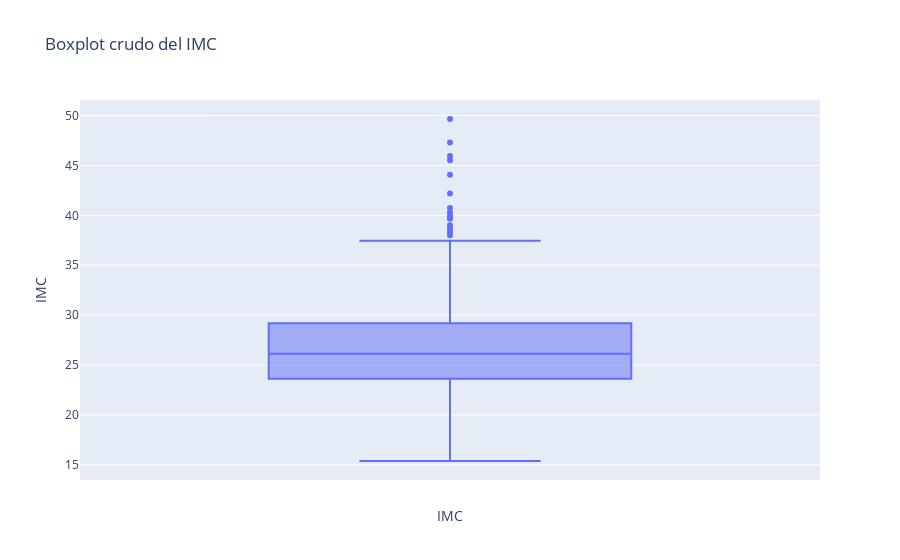
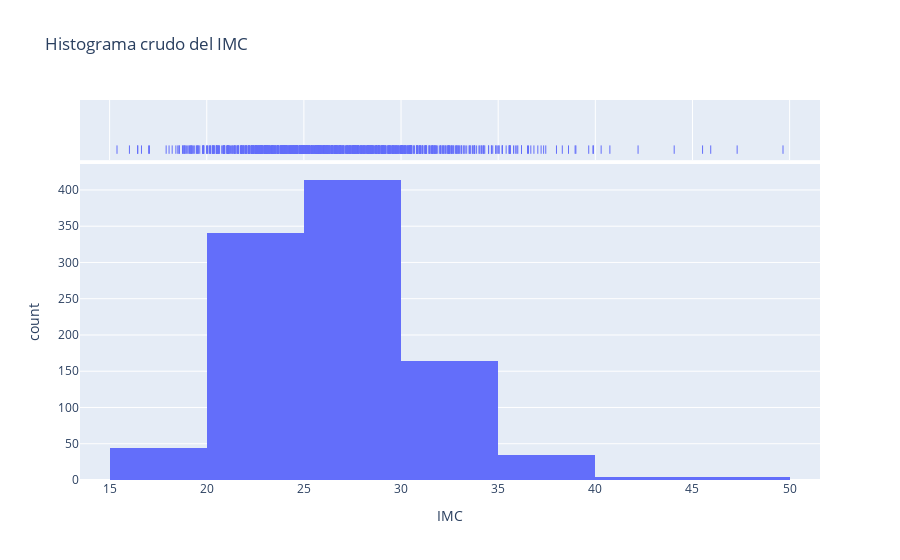
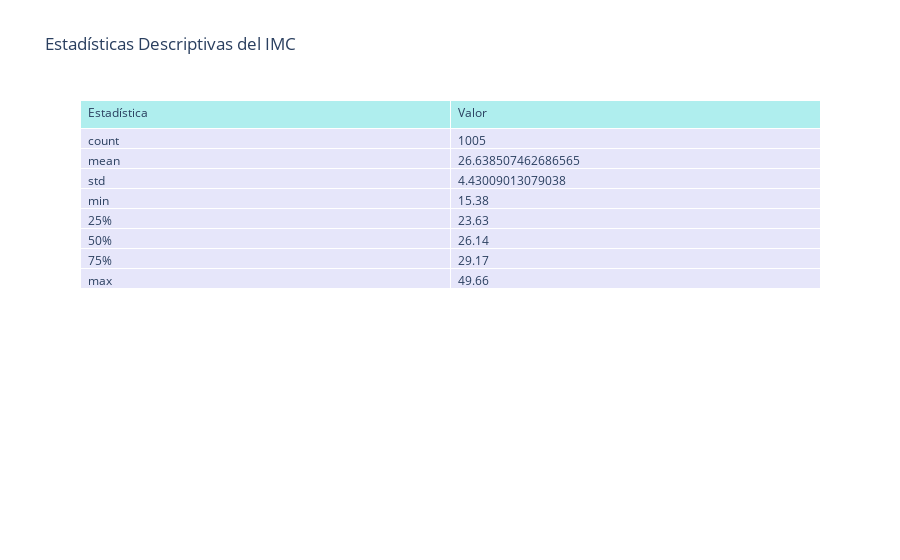
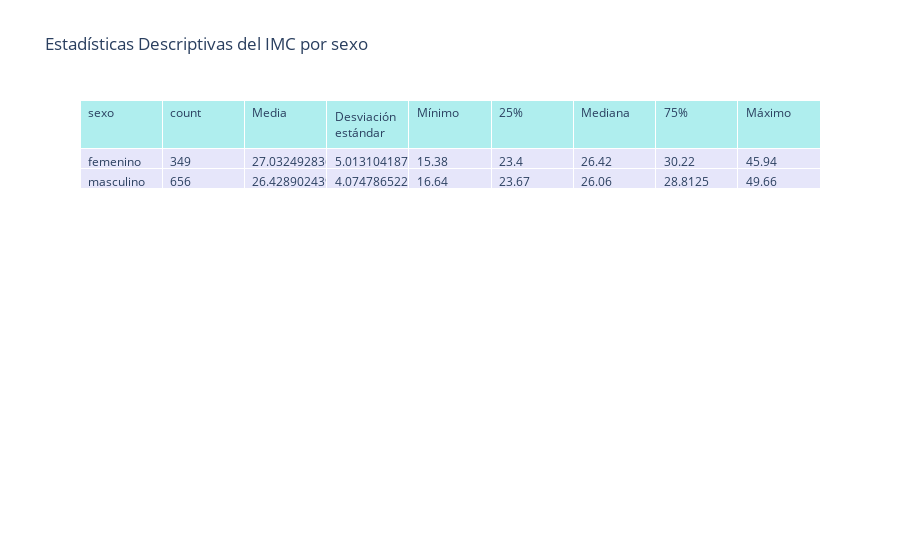

The cell these charts' notebook holds for them, in order:
### Markdown cell above
### IMC

### Code cell
intervalos = {
    'IMC': [0, 19.9, 24.9, 29.9, 40, max(datos.datos['IMC'])+1]
}

# Agrupaciones disponibles
agrupaciones = [
    'sexo',
    'tipo_de_afiliacion',
    'lugar_de_procedencia',
    'lugar_de_nacimiento',
    'escolaridad',
    'diabetes mellitus',
    'hipercolesterolemia',
    'dislipidemia'
]
def plot_all():
    # Graficar IMC crudo
    fig = px.box(datos.datos, y='IMC', title='Boxplot crudo del IMC')
    fig.update_layout(xaxis_title='IMC')
    fig.show()

    fig = px.histogram(datos.datos, x='IMC', nbins=10, title='Histograma crudo del IMC', marginal='rug')
    fig.update_layout(xaxis_title='IMC')
    fig.show()

    # Mostrar tabla descriptiva general
    tabla = datos.datos['IMC'].describe().reset_index()
    tabla.columns = ['Estadística', 'Valor']
    fig = go.Figure(data=[go.Table(
        header=dict(values=list(tabla.columns), fill_color='paleturquoise', align='left'),
        cells=dict(values=[tabla[col] for col in tabla.columns], fill_color='lavender', align='left')
    )])
    fig.update_layout(title_text='Estadísticas Descriptivas del IMC')
    fig.show()

    # Graficar IMC por cada agrupación, excluyendo 'lugar_de_procedencia' y 'lugar_de_nacimiento'
    for agrupacion in agrupaciones:
        if agrupacion in ['lugar_de_procedencia', 'lugar_de_nacimiento','tipo_de_afiliacion','escolaridad']:
            continue

        # Estadísticas descriptivas por agrupación
        tabla2 = datos.datos.groupby(agrupacion)['IMC'].describe().reset_index()
        tabla2 = tabla2.rename(columns={'mean': 'Media', 'std': 'Desviación estándar', '50%': 'Mediana', 'min': 'Mínimo', 'max': 'Máximo'})
        fig = go.Figure(data=[go.Table(
            header=dict(values=list(tabla2.columns), fill_color='paleturquoise', align='left'),
            cells=dict(values=[tabla2[col] for col in tabla2.columns], fill_color='lavender', align='left')
        )])
        fig.update_layout(title_text=f'Estadísticas Descriptivas del IMC por {agrupacion}')
        fig.show()

        # Boxplot y histograma por agrupación
        fig = px.box(datos.datos, x='IMC', y=agrupacion, title=f'Boxplot del IMC por {agrupacion}')
        fig.update_layout(xaxis_title='IMC')
        fig.show()

        fig = px.histogram(datos.datos, x='IMC', color=agrupacion, nbins=10, title=f'Histograma del IMC por {agrupacion}', marginal='rug')
        fig.update_layout(xaxis_title='IMC')
        fig.show()


    
    datos.datos['IMC_intervalo'] = pd.cut(datos.datos['IMC'], bins=[0, 19.9, 24.9, 29.9, 40.0, 50.66])
    datos.datos['IMC_intervalo'] = datos.datos['IMC_intervalo'].astype(str)

        
    tabla3 = datos.datos.groupby('IMC_intervalo')['IMC'].describe().reset_index()
    tabla3 = tabla3.rename(columns={'mean': 'Media', 'std': 'Desviación estándar', '50%': 'Mediana', 'min': 'Mínimo', 'max': 'Máximo'})
    fig = go.Figure(data=[go.Table(
        header=dict(values=list(tabla3.columns), fill_color='paleturquoise', align='left'),
        cells=dict(values=[tabla3[col] for col in tabla3.columns], fill_color='lavender', align='left')
    )])
    fig.update_layout(title_text='Estadísticas Descriptivas del IMC por Intervalos')
    fig.show()

    orden_intervalos = ['(0.0, 19.9]', '(19.9, 24.9]', '(24.9, 29.9]', '(29.9, 40.0]', '(40.0, 50.66]']
    fig = px.box(datos.datos, x=pd.Categorical(datos.datos['IMC_intervalo'], categories=orden_intervalos, ordered=True), 
                y='IMC', title="Boxplot del IMC por Intervalos", color_discrete_sequence=["blue"])
    fig.update_layout(xaxis_title='Intervalo IMC', yaxis_title='IMC', xaxis={'categoryorder':'array', 'categoryarray':orden_intervalos})
    fig.show()
# Llamar a la función para generar todas las gráficas
plot_all()

# Mostrar solo tablas de frecuencias para lugar_de_procedencia y lugar_de_nacimiento
for agrupacion in ['lugar_de_procedencia', 'lugar_de_nacimiento']:
    tabla_freq = datos.datos[agrupacion].value_counts().reset_index()
    tabla_freq.columns = [agrupacion, 'Frecuencia']
    fig = go.Figure(data=[go.Table(
        header=dict(values=list(tabla_freq.columns), fill_color='paleturquoise', align='left'),
        cells=dict(values=[tabla_freq[col] for col in tabla_freq.columns], fill_color='lavender', align='left')
    )])
    fig.update_layout(title_text=f'Tabla de Frecuencias para {agrupacion}')
    fig.show()

### Figure 1 — Plotly figure (JSON) as saved in the notebook; plotly's stock layout.template omitted (floating-point values rounded to 4 significant figures; data arrays with more than 128 entries replaced by an {"elided": "..."} marker saying what was removed)
{"data": [{"alignmentgroup": "True", "hovertemplate": "IMC=%{y}<extra></extra>", "legendgroup": "", "marker": {"color": "#636efa"}, "name": "", "notched": false, "offsetgroup": "", "orientation": "v", "showlegend": false, "type": "box", "x0": " ", "xaxis": "x", "y": {"elided": "1007 float values"}, "y0": " ", "yaxis": "y"}], "layout": {"boxmode": "group", "legend": {"tracegroupgap": 0}, "title": {"text": "Boxplot crudo del IMC"}, "xaxis": {"anchor": "y", "domain": [0, 1], "title": {"text": "IMC"}}, "yaxis": {"anchor": "x", "domain": [0, 1], "title": {"text": "IMC"}}}}

### Figure 2 — Plotly figure (JSON) as saved in the notebook; plotly's stock layout.template omitted (floating-point values rounded to 4 significant figures; data arrays with more than 128 entries replaced by an {"elided": "..."} marker saying what was removed)
{"data": [{"alignmentgroup": "True", "bingroup": "x", "hovertemplate": "IMC=%{x}<br>count=%{y}<extra></extra>", "legendgroup": "", "marker": {"color": "#636efa", "pattern": {"shape": ""}}, "name": "", "nbinsx": 10, "offsetgroup": "", "orientation": "v", "showlegend": false, "type": "histogram", "x": {"elided": "1007 float values"}, "xaxis": "x", "yaxis": "y"}, {"alignmentgroup": "True", "boxpoints": "all", "fillcolor": "rgba(255,255,255,0)", "hoveron": "points", "hovertemplate": "IMC=%{x}<extra></extra>", "jitter": 0, "legendgroup": "", "line": {"color": "rgba(255,255,255,0)"}, "marker": {"color": "#636efa", "symbol": "line-ns-open"}, "name": "", "offsetgroup": "", "showlegend": false, "type": "box", "x": {"elided": "1007 float values"}, "xaxis": "x2", "yaxis": "y2"}], "layout": {"barmode": "relative", "legend": {"tracegroupgap": 0}, "title": {"text": "Histograma crudo del IMC"}, "xaxis": {"anchor": "y", "domain": [0, 1], "title": {"text": "IMC"}}, "xaxis2": {"anchor": "y2", "domain": [0, 1], "matches": "x", "showgrid": true, "showticklabels": false}, "yaxis": {"anchor": "x", "domain": [0, 0.8316], "title": {"text": "count"}}, "yaxis2": {"anchor": "x2", "domain": [0.8416, 1], "matches": "y2", "showgrid": false, "showline": false, "showticklabels": false, "ticks": ""}}}

### Figure 3 — Plotly figure (JSON) as saved in the notebook; plotly's stock layout.template omitted (floating-point values rounded to 4 significant figures)
{"data": [{"cells": {"align": "left", "fill": {"color": "lavender"}, "values": [["count", "mean", "std", "min", "25%", "50%", "75%", "max"], [1005, 26.64, 4.43, 15.38, 23.63, 26.14, 29.17, 49.66]]}, "header": {"align": "left", "fill": {"color": "paleturquoise"}, "values": ["Estadística", "Valor"]}, "type": "table"}], "layout": {"title": {"text": "Estadísticas Descriptivas del IMC"}}}

### Figure 4 — Plotly figure (JSON) as saved in the notebook; plotly's stock layout.template omitted (floating-point values rounded to 4 significant figures)
{"data": [{"cells": {"align": "left", "fill": {"color": "lavender"}, "values": [["femenino", "masculino"], [349, 656], [27.03, 26.43], [5.013, 4.075], [15.38, 16.64], [23.4, 23.67], [26.42, 26.06], [30.22, 28.81], [45.94, 49.66]]}, "header": {"align": "left", "fill": {"color": "paleturquoise"}, "values": ["sexo", "count", "Media", "Desviación estándar", "Mínimo", "25%", "Mediana", "75%", "Máximo"]}, "type": "table"}], "layout": {"title": {"text": "Estadísticas Descriptivas del IMC por sexo"}}}
